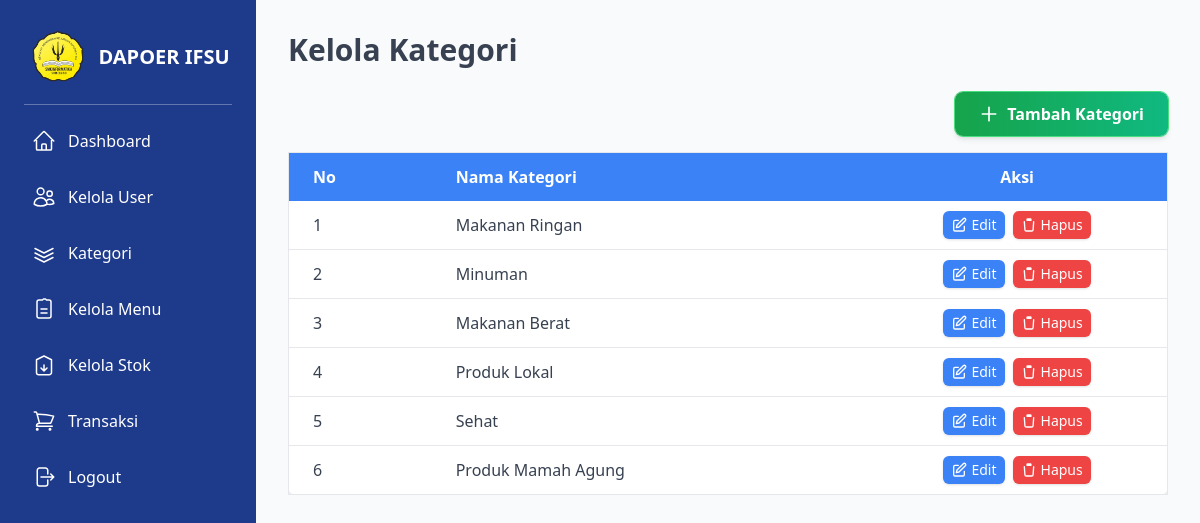
/admin/manage_categories.php (signed in), run on an earlier commit of the app's database.
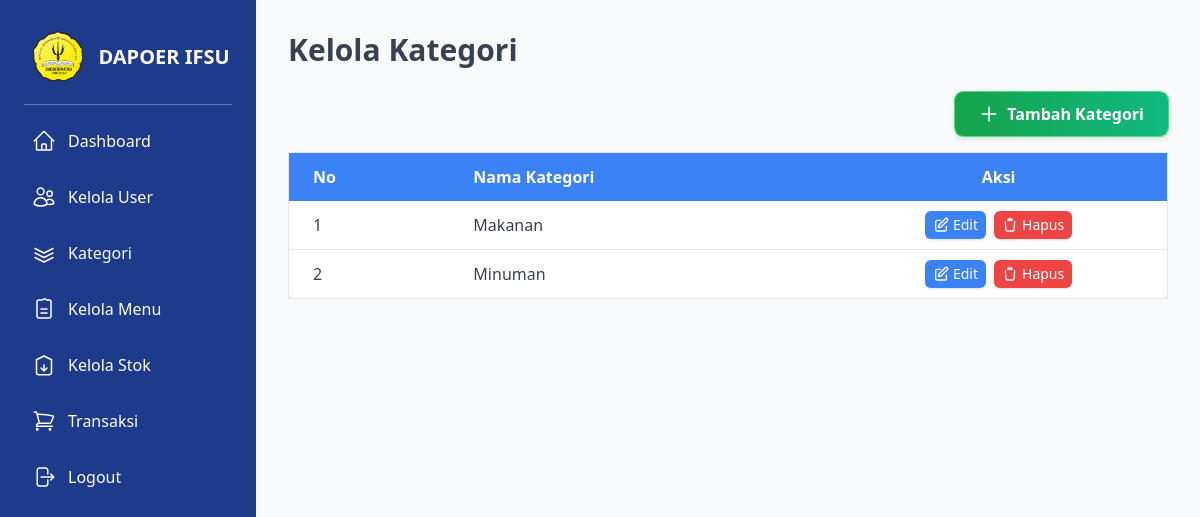
And on a later commit of the database.
### tables this page shows
CREATE TABLE `categories` (
  `id` int NOT NULL,
  `name` varchar(255) NOT NULL
);

### admin/manage_categories.php (the view, shortened to what the changed rows need)
<?php
include('db_connection.php');
$result = $conn->query("SELECT * FROM categories");
?>
<!DOCTYPE html>
<html lang="en">
<head>
    <script src="https://cdn.tailwindcss.com"></script>
</head>
<body class="bg-gray-50">
    <div class="flex min-h-screen">
        <div class="w-64 bg-blue-900 text-white p-6 fixed h-screen">
<div class="flex items-center justify-center mb-4 gap-2">
    <h1 class="text-xl font-bold leading-tight">DAPOER IFSU</h1>
</div>
        </div>
        <div class="flex-1 p-8 ml-64">
            <h2 class="text-3xl font-semibold text-gray-700 mb-6">Kelola Kategori</h2>
            <div class="overflow-x-auto">
    <table class="min-w-full bg-white border border-gray-200 rounded-lg shadow-lg">
        <thead class="bg-blue-500 text-white text-left">
            <tr>
                <th class="px-6 py-3">No</th>
                <th class="px-6 py-3">Nama Kategori</th>
                <th class="px-6 py-3 text-center">Aksi</th>
            </tr>
        </thead>
        <tbody>
            <?php
            $no = 1;
            while ($row = $result->fetch_assoc()) {
            ?>
                <tr class="border-b hover:bg-gray-100">
                    <td class="px-6 py-3 text-gray-700"><?= $no ?></td>
                    <td class="px-6 py-3 text-gray-700"><?= htmlspecialchars($row['name']) ?></td>
                    <td class="text-center">
    <div class="flex justify-center gap-2">
        <a href="edit_category.php?id=<?= $row['id'] ?>">
            <button class="flex items-center gap-1 px-2 py-1
                           bg-blue-500 text-white text-sm
                           rounded-md hover:bg-blue-600
                           transition-all duration-200 shadow">
                <svg xmlns="http://www.w3.org/2000/svg" class="h-4 w-4" fill="none"
                     viewBox="0 0 24 24" stroke="currentColor">
                    <path stroke-linecap="round" stroke-linejoin="round" stroke-width="2"
                          d="M11 5H6a2 2 0 00-2 2v12a2 2 0 002 2h12a2 2 0 002-2v-5M18.5 2.5a2.121 2.121 0 113 3L12 15l-4 1 1-4 9.5-9.5z" />
                </svg>
                Edit
            </button>
        </a>
        <button onclick="confirmDelete(<?= $row['id'] ?>)"
            class="flex items-center gap-1 px-2 py-1
                   bg-red-500 text-white text-sm
                   rounded-md hover:bg-red-600
                   transition-all duration-200 shadow">
            <svg xmlns="http://www.w3.org/2000/svg" class="h-4 w-4" fill="none"
                 viewBox="0 0 24 24" stroke="currentColor">
                <path stroke-linecap="round" stroke-linejoin="round" stroke-width="2"
                      d="M19 7l-.867 12.142A2 2 0 0116.138 21H7.862a2 2 0 01-1.995-1.858L5 7m5-4h4m-4 0a1 1 0 00-1 1v1h6V4a1 1 0 00-1-1m-4 0h4" />
            </svg>
            Hapus
        </button>
    </div>
</td>
                </tr>
                        <?php
                            $no++;
                        }
                        ?>
                    </tbody>
                </table>
            </div>
        </div>
    </div>
</body>
</html>

What changed in the data, as far as the page shows it:
removed categories: name "Makanan Ringan"
removed categories: name "Makanan Berat"
removed categories: name "Produk Lokal"
removed categories: name "Sehat"
removed categories: name "Produk Mamah Agung"
added categories: name "Makanan"
